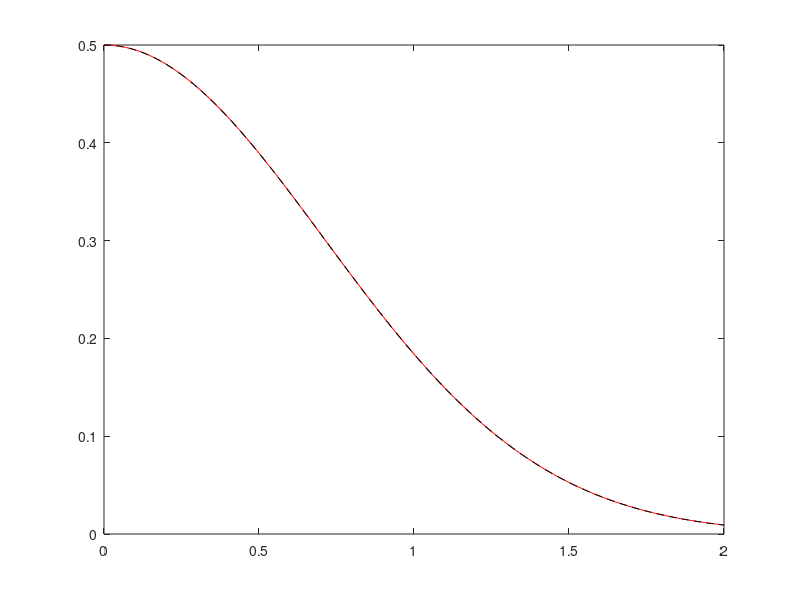

Write MATLAB code to recreate this figure.
clear all
close all
clc
format long

f=@(t,y) -2*t.*y;
y_exact=@(t) (exp(-t.^2))/2;
T=2;
h=0.01;
N=T/h;
t=[0:h:2];
u0=1/2;
options=odeset('maxstep',0.01,'reltol',10^-7);
[t_out,u_out]=ode45(f,t,u0,options)

plot(t,y_exact(t),'r',t_out,u_out,'k--')

abs_err_inf=norm((abs(y_exact(t_out)-u_out)),inf)
rel_err_inf=norm((abs(y_exact(t_out)-u_out)),inf)./norm((abs(y_exact(t_out))),inf)

abs_err_end=norm((abs(y_exact(T)-u_out(end))),inf)
rel_err_end=norm((abs(y_exact(T)-u_out(end))),inf)./norm((abs(y_exact(T))),inf)
